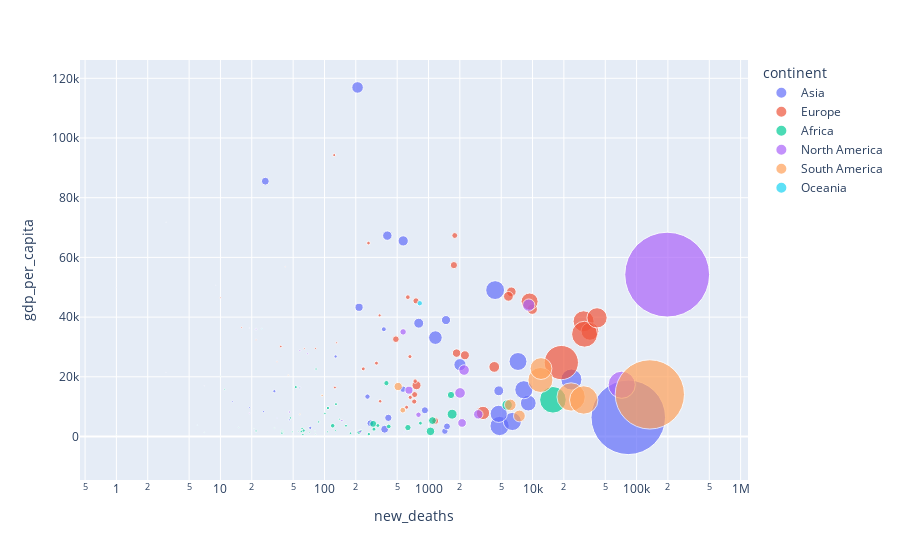

The notebook cell this image was saved under:
### Code cell
fig = px.scatter(df_grouped, 
                 x="new_deaths", y="gdp_per_capita", size="new_cases", color="continent",
                 hover_name="location", log_x=True, size_max=60)
fig.show()

### Figure 1 — Plotly figure (JSON) as saved in the notebook; plotly's stock layout.template omitted (floating-point values rounded to 4 significant figures)
{"data": [{"hovertemplate": "<b>%{hovertext}</b><br><br>continent=Asia<br>new_deaths=%{x}<br>gdp_per_capita=%{y}<br>new_cases=%{marker.size}<extra></extra>", "hovertext": ["Afghanistan", "Armenia", "Azerbaijan", "Bahrain", "Bangladesh", "Bhutan", "Brunei", "Cambodia", "China", "Georgia", "Hong Kong", "India", "Indonesia", "Iran", "Iraq", "Israel", "Japan", "Jordan", "Kazakhstan", "Kuwait", "Kyrgyzstan", "Laos", "Lebanon", "Malaysia", "Maldives", "Mongolia", "Myanmar", "Nepal", "Oman", "Pakistan", "Palestine", "Philippines", "Qatar", "Saudi Arabia", "Singapore", "South Korea", "Sri Lanka", "Tajikistan", "Thailand", "Timor", "Turkey", "United Arab Emirates", "Uzbekistan", "Vietnam", "Yemen"], "legendgroup": "Asia", "marker": {"color": "#636efa", "size": [38872, 46376, 38658, 61643, 342671, 246, 145, 275, 90250, 2937, 0, 5118253, 228993, 410334, 303059, 171768, 77009, 3899, 137393, 96999, 44222, 23, 26083, 10031, 9427, 311, 3894, 58327, 91196, 303634, 42379, 272934, 122449, 327551, 57514, 22657, 3271, 9171, 3490, 27, 296391, 81782, 49385, 1063, 2020], "sizemode": "area", "sizeref": 1842.0, "symbol": "circle"}, "mode": "markers", "name": "Asia", "orientation": "v", "showlegend": true, "type": "scatter", "x": [1436, 923, 569, 215, 4823, 0, 3, 0, 4736, 19, 0, 83198, 9100, 23632, 8248, 1165, 1473, 26, 2006, 571, 1505, 0, 259, 128, 33, 0, 46, 379, 805, 6399, 276, 4732, 208, 4369, 27, 372, 13, 73, 58, 0, 7249, 402, 411, 35, 584], "xaxis": "x", "y": [1804.0, 8788.0, 15850.0, 43290.0, 3524.0, 8709.0, 71810.0, 3645.0, 15310.0, 9745.0, 56050.0, 6427.0, 11190.0, 19080.0, 15660.0, 33130.0, 39000.0, 8337.0, 24060.0, 65530.0, 3393.0, 6397.0, 13370.0, 26810.0, 15180.0, 11840.0, 5592.0, 2443.0, 37960.0, 5035.0, 4450.0, 7599.0, 116900.0, 49050.0, 85540.0, 35940.0, 11670.0, 2897.0, 16280.0, 6570.0, 25130.0, 67290.0, 6253.0, 6172.0, 1479.0], "yaxis": "y"}, {"hovertemplate": "<b>%{hovertext}</b><br><br>continent=Europe<br>new_deaths=%{x}<br>gdp_per_capita=%{y}<br>new_cases=%{marker.size}<extra></extra>", "hovertext": ["Albania", "Austria", "Belarus", "Belgium", "Bosnia and Herzegovina", "Bulgaria", "Croatia", "Cyprus", "Czech Republic", "Denmark", "Estonia", "Finland", "France", "Germany", "Greece", "Hungary", "Iceland", "Ireland", "Italy", "Kosovo", "Latvia", "Lithuania", "Luxembourg", "Macedonia", "Malta", "Moldova", "Montenegro", "Netherlands", "Norway", "Poland", "Portugal", "Romania", "Russia", "San Marino", "Serbia", "Slovakia", "Slovenia", "Spain", "Sweden", "Switzerland", "Ukraine", "United Kingdom"], "legendgroup": "Europe", "marker": {"color": "#EF553B", "size": [11816, 35448, 74763, 99350, 24206, 18390, 14029, 1548, 40836, 20571, 2756, 8750, 405654, 265857, 14041, 15170, 2189, 31799, 291013, 14621, 1486, 3472, 8577, 16088, 2560, 44361, 7291, 86237, 12393, 75734, 65787, 107011, 1079519, 732, 32613, 5860, 3960, 619535, 88013, 48154, 162660, 378219], "sizemode": "area", "sizeref": 1842.0, "symbol": "circle"}, "mode": "markers", "name": "Europe", "orientation": "v", "showlegend": true, "type": "scatter", "x": [343, 758, 767, 9937, 729, 744, 236, 22, 486, 633, 64, 339, 30938, 9371, 316, 663, 10, 1788, 35629, 616, 35, 82, 124, 668, 16, 1159, 126, 6251, 265, 2237, 1862, 4285, 18917, 42, 736, 38, 131, 31622, 5865, 1754, 3340, 41684], "xaxis": "x", "y": [11800.0, 45440.0, 17170.0, 42660.0, 11710.0, 18560.0, 22670.0, 32420.0, 32610.0, 46680.0, 29480.0, 40590.0, 38610.0, 45230.0, 24570.0, 26780.0, 46480.0, 67340.0, 35220.0, 9796.0, 25060.0, 29520.0, 94280.0, 13110.0, 36510.0, 5190.0, 16410.0, 48470.0, 64800.0, 27220.0, 27940.0, 23310.0, 24770.0, 56860.0, 14050.0, 30160.0, 31400.0, 34270.0, 46950.0, 57410.0, 7894.0, 39750.0], "yaxis": "y"}, {"hovertemplate": "<b>%{hovertext}</b><br><br>continent=Africa<br>new_deaths=%{x}<br>gdp_per_capita=%{y}<br>new_cases=%{marker.size}<extra></extra>", "hovertext": ["Algeria", "Angola", "Benin", "Botswana", "Burkina Faso", "Burundi", "Cameroon", "Cape Verde", "Central African Republic", "Chad", "Comoros", "Congo", "Cote d'Ivoire", "Democratic Republic of Congo", "Djibouti", "Egypt", "Equatorial Guinea", "Eritrea", "Ethiopia", "Gabon", "Gambia", "Ghana", "Guinea", "Guinea-Bissau", "Kenya", "Lesotho", "Liberia", "Libya", "Madagascar", "Malawi", "Mali", "Mauritania", "Mauritius", "Morocco", "Mozambique", "Namibia", "Niger", "Nigeria", "Rwanda", "Sao Tome and Principe", "Senegal", "Seychelles", "Sierra Leone", "South Africa", "South Sudan", "Sudan", "Swaziland", "Tanzania", "Togo", "Tunisia", "Uganda", "Zambia", "Zimbabwe"], "legendgroup": "Africa", "marker": {"color": "#00cc96", "size": [48966, 3569, 2428, 2463, 1748, 472, 20303, 4978, 4782, 1090, 457, 4934, 19132, 10401, 5399, 101500, 5000, 364, 66224, 8678, 3440, 45655, 10154, 2275, 36301, 1327, 1332, 24936, 15871, 5701, 2966, 7319, 365, 92016, 5972, 9964, 1180, 56604, 4634, 907, 14568, 140, 2133, 653444, 2594, 13535, 5155, 509, 1608, 8100, 5289, 13887, 7598], "sizemode": "area", "sizeref": 1842.0, "symbol": "circle"}, "mode": "markers", "name": "Africa", "orientation": "v", "showlegend": true, "type": "scatter", "x": [1645, 139, 39, 11, 56, 1, 415, 47, 62, 81, 7, 88, 120, 267, 61, 5696, 83, 0, 1045, 53, 107, 294, 63, 39, 634, 33, 82, 394, 215, 178, 128, 161, 10, 1686, 39, 108, 69, 1091, 22, 15, 299, 0, 72, 15705, 49, 836, 101, 21, 40, 129, 60, 326, 224], "xaxis": "x", "y": [13910.0, 5819.0, 2064.0, 15810.0, 1703.0, 702.2, 3365.0, 6223.0, 661.2, 1768.0, 1414.0, 4881.0, 3601.0, 808.1, 2705.0, 10550.0, 22600.0, 1510.0, 1730.0, 16560.0, 1562.0, 4228.0, 1999.0, 1549.0, 2993.0, 2851.0, 752.8, 17880.0, 1416.0, 1095.0, 2014.0, 3598.0, 20290.0, 7485.0, 1136.0, 9542.0, 926, 5338.0, 1854.0, 3053.0, 2471.0, 26380.0, 1390.0, 12290.0, 1570.0, 4467.0, 7739.0, 2683.0, 1430.0, 10850.0, 1698.0, 3689.0, 1900.0], "yaxis": "y"}, {"hovertemplate": "<b>%{hovertext}</b><br><br>continent=North America<br>new_deaths=%{x}<br>gdp_per_capita=%{y}<br>new_cases=%{marker.size}<extra></extra>", "hovertext": ["Antigua and Barbuda", "Aruba", "Bahamas", "Barbados", "Belize", "Bermuda", "Canada", "Cayman Islands", "Costa Rica", "Dominica", "Dominican Republic", "El Salvador", "Grenada", "Guatemala", "Haiti", "Honduras", "Jamaica", "Mexico", "Nicaragua", "Panama", "Puerto Rico", "Saint Kitts and Nevis", "Saint Lucia", "Saint Vincent and the Grenadines", "Sint Maarten (Dutch part)", "Trinidad and Tobago", "United States"], "legendgroup": "North America", "marker": {"color": "#ab63fa", "size": [95, 3328, 3087, 185, 1536, 178, 139747, 208, 59516, 24, 105521, 27163, 24, 82924, 8541, 69660, 4151, 680931, 4961, 103466, 38854, 17, 27, 64, 557, 3327, 6630891], "sizemode": "area", "sizeref": 1842.0, "symbol": "circle"}, "mode": "markers", "name": "North America", "orientation": "v", "showlegend": true, "type": "scatter", "x": [3, 22, 69, 7, 19, 9, 9193, 1, 649, 0, 2009, 801, 0, 3009, 220, 2102, 46, 71978, 147, 2198, 570, 0, 0, 0, 19, 58, 196802], "xaxis": "x", "y": [21490.0, 35970.0, 27720.0, 16980.0, 7824.0, 50670.0, 44020.0, 49900.0, 15520.0, 9673.0, 14600.0, 7292.0, 13590.0, 7424.0, 1653.0, 4542.0, 8194.0, 17340.0, 5321.0, 22270.0, 35040.0, 24650.0, 12950.0, 10730.0, 36330.0, 28760.0, 54230.0], "yaxis": "y"}, {"hovertemplate": "<b>%{hovertext}</b><br><br>continent=South America<br>new_deaths=%{x}<br>gdp_per_capita=%{y}<br>new_cases=%{marker.size}<extra></extra>", "hovertext": ["Argentina", "Bolivia", "Brazil", "Chile", "Colombia", "Ecuador", "Guyana", "Paraguay", "Peru", "Suriname", "Uruguay", "Venezuela"], "legendgroup": "South America", "marker": {"color": "#FFA15A", "size": [577325, 128872, 4419083, 439287, 736377, 124834, 1958, 30419, 744371, 4645, 1856, 63416], "sizemode": "area", "sizeref": 1842.0, "symbol": "circle"}, "mode": "markers", "name": "South America", "orientation": "v", "showlegend": true, "type": "scatter", "x": [11910, 7478, 134106, 12058, 23478, 6111, 58, 566, 31050, 95, 45, 511], "xaxis": "x", "y": [18930.0, 6886.0, 14100.0, 22770.0, 13250.0, 10580.0, 7435.0, 8827.0, 12240.0, 13770.0, 20550.0, 16750.0], "yaxis": "y"}, {"hovertemplate": "<b>%{hovertext}</b><br><br>continent=Oceania<br>new_deaths=%{x}<br>gdp_per_capita=%{y}<br>new_cases=%{marker.size}<extra></extra>", "hovertext": ["Australia", "Fiji", "New Zealand", "Papua New Guinea"], "legendgroup": "Oceania", "marker": {"color": "#19d3f3", "size": [26779, 32, 1458, 516], "sizemode": "area", "sizeref": 1842.0, "symbol": "circle"}, "mode": "markers", "name": "Oceania", "orientation": "v", "showlegend": true, "type": "scatter", "x": [824, 2, 25, 6], "xaxis": "x", "y": [44650.0, 8703.0, 36090.0, 3823.0], "yaxis": "y"}], "layout": {"legend": {"itemsizing": "constant", "title": {"text": "continent"}, "tracegroupgap": 0}, "margin": {"t": 60}, "xaxis": {"anchor": "y", "domain": [0, 1], "title": {"text": "new_deaths"}, "type": "log"}, "yaxis": {"anchor": "x", "domain": [0, 1], "title": {"text": "gdp_per_capita"}}}}
